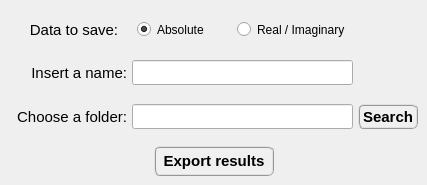
            <widget class="QWidget" name="tab_3">
             <attribute name="title">
              <string>Export</string>
             </attribute>
             <widget class="QWidget" name="horizontalLayoutWidget">
              <property name="geometry">
               <rect>
                <x>133</x>
                <y>16</y>
                <width>249</width>
                <height>27</height>
               </rect>
              </property>
              <layout class="QHBoxLayout" name="horizontalLayout">
               <item>
                <widget class="QRadioButton" name="radioButton_Absolute">
                 <property name="minimumSize">
                  <size>
                   <width>90</width>
                   <height>25</height>
                  </size>
                 </property>
                 <property name="maximumSize">
                  <size>
                   <width>90</width>
                   <height>25</height>
                  </size>
                 </property>
                 <property name="font">
                  <font>
                   <family>MS Shell Dlg 2</family>
                   <weight>50</weight>
                   <italic>false</italic>
                   <bold>false</bold>
                  </font>
                 </property>
                 <property name="text">
                  <string>Absolute</string>
                 </property>
                 <property name="checked">
                  <bool>true</bool>
                 </property>
                </widget>
               </item>
               <item>
                <widget class="QRadioButton" name="radioButton_Real_Imaginary">
                 <property name="minimumSize">
                  <size>
                   <width>140</width>
                   <height>25</height>
                  </size>
                 </property>
                 <property name="maximumSize">
                  <size>
                   <width>140</width>
                   <height>25</height>
                  </size>
                 </property>
                 <property name="font">
                  <font>
                   <family>MS Shell Dlg 2</family>
                   <weight>50</weight>
                   <italic>false</italic>
                   <bold>false</bold>
                  </font>
                 </property>
                 <property name="text">
                  <string>Real / Imaginary</string>
                 </property>
                 <property name="checked">
                  <bool>false</bool>
                 </property>
                </widget>
               </item>
              </layout>
             </widget>
             <widget class="QPushButton" name="pushButton_ExportResults">
              <property name="geometry">
               <rect>
                <x>154</x>
                <y>146</y>
                <width>120</width>
                <height>30</height>
               </rect>
              </property>
              <property name="minimumSize">
               <size>
                <width>120</width>
                <height>30</height>
               </size>
              </property>
              <property name="maximumSize">
               <size>
                <width>120</width>
                <height>30</height>
               </size>
              </property>
              <property name="font">
               <font>
                <family>MS Shell Dlg 2</family>
                <pointsize>11</pointsize>
                <weight>75</weight>
                <italic>false</italic>
                <bold>true</bold>
               </font>
              </property>
              <property name="styleSheet">
               <string notr="true">QPushButton{border-radius: 6px; border-color: rgb(150, 150, 150); border-style: ridge; border-width: 2px; color: rgb(0, 0, 0); background-color: rgb(240, 240, 240); font: 75 bold 11pt &quot;MS Shell Dlg 2&quot;}
QPushButton:hover{border-radius: 6px; border-color: rgb(0, 170, 255); border-style: ridge; border-width: 2px; color: rgb(0, 0, 0); background-color: rgba(174, 213, 255, 100); font: 75 bold 11pt &quot;MS Shell Dlg 2&quot;}
QPushButton:pressed{border-radius: 6px; border-color: rgb(0, 170, 255); border-style: ridge; border-width: 3px; color: rgb(0, 0, 0); background-color: rgb(174, 213, 255); font: 75 bold 11pt &quot;MS Shell Dlg 2&quot;}</string>
              </property>
              <property name="text">
               <string>Export results</string>
              </property>
             </widget>
             <widget class="QLabel" name="label_5">
              <property name="geometry">
               <rect>
                <x>2</x>
                <y>104</y>
                <width>125</width>
                <height>25</height>
               </rect>
              </property>
              <property name="minimumSize">
               <size>
                <width>125</width>
                <height>25</height>
               </size>
              </property>
              <property name="maximumSize">
               <size>
                <width>125</width>
                <height>25</height>
               </size>
              </property>
              <property name="font">
               <font>
                <family>MS Shell Dlg 2</family>
                <pointsize>11</pointsize>
                <weight>50</weight>
                <italic>false</italic>
                <bold>false</bold>
               </font>
              </property>
              <property name="text">
               <string>Choose a folder:</string>
              </property>
              <property name="alignment">
               <set>Qt::AlignRight|Qt::AlignTrailing|Qt::AlignVCenter</set>
              </property>
             </widget>
             <widget class="QLineEdit" name="lineEdit_SaveResultsPath">
              <property name="geometry">
               <rect>
                <x>132</x>
                <y>104</y>
                <width>221</width>
                <height>25</height>
               </rect>
              </property>
              <property name="minimumSize">
               <size>
                <width>0</width>
                <height>25</height>
               </size>
              </property>
              <property name="maximumSize">
               <size>
                <width>16777215</width>
                <height>25</height>
               </size>
              </property>
              <property name="font">
               <font>
                <family>MS Shell Dlg 2</family>
                <pointsize>9</pointsize>
                <weight>50</weight>
                <italic>false</italic>
                <bold>false</bold>
               </font>
              </property>
              <property name="layoutDirection">
               <enum>Qt::LeftToRight</enum>
              </property>
              <property name="alignment">
               <set>Qt::AlignCenter</set>
              </property>
             </widget>
             <widget class="QPushButton" name="pushButton_ChooseFolderExport">
              <property name="geometry">
               <rect>
                <x>358</x>
                <y>104</y>
                <width>60</width>
                <height>25</height>
               </rect>
              </property>
              <property name="minimumSize">
               <size>
                <width>60</width>
                <height>25</height>
               </size>
              </property>
              <property name="maximumSize">
               <size>
                <width>60</width>
                <height>25</height>
               </size>
              </property>
              <property name="font">
               <font>
                <family>MS Shell Dlg 2</family>
                <pointsize>11</pointsize>
                <weight>75</weight>
                <italic>false</italic>
                <bold>true</bold>
               </font>
              </property>
              <property name="styleSheet">
               <string notr="true">QPushButton{border-radius: 6px; border-color: rgb(150, 150, 150); border-style: ridge; border-width: 2px; color: rgb(0, 0, 0); background-color: rgb(240, 240, 240); font: 75 bold 11pt &quot;MS Shell Dlg 2&quot;}
QPushButton:hover{border-radius: 6px; border-color: rgb(0, 170, 255); border-style: ridge; border-width: 2px; color: rgb(0, 0, 0); background-color: rgba(174, 213, 255, 100); font: 75 bold 11pt &quot;MS Shell Dlg 2&quot;}
QPushButton:pressed{border-radius: 6px; border-color: rgb(0, 170, 255); border-style: ridge; border-width: 3px; color: rgb(0, 0, 0); background-color: rgb(174, 213, 255); font: 75 bold 11pt &quot;MS Shell Dlg 2&quot;}</string>
              </property>
              <property name="text">
               <string>Search</string>
              </property>
             </widget>
             <widget class="QLineEdit" name="lineEdit_FileName">
              <property name="geometry">
               <rect>
                <x>132</x>
                <y>60</y>
                <width>221</width>
                <height>25</height>
               </rect>
              </property>
              <property name="minimumSize">
               <size>
                <width>0</width>
                <height>25</height>
               </size>
              </property>
              <property name="maximumSize">
               <size>
                <width>16777215</width>
                <height>25</height>
               </size>
              </property>
              <property name="font">
               <font>
                <family>MS Shell Dlg 2</family>
                <pointsize>10</pointsize>
                <weight>75</weight>
                <italic>false</italic>
                <bold>true</bold>
               </font>
              </property>
              <property name="layoutDirection">
               <enum>Qt::LeftToRight</enum>
              </property>
              <property name="text">
               <string/>
              </property>
              <property name="alignment">
               <set>Qt::AlignCenter</set>
              </property>
             </widget>
             <widget class="QLabel" name="label_6">
              <property name="geometry">
               <rect>
                <x>2</x>
                <y>60</y>
                <width>125</width>
                <height>25</height>
               </rect>
              </property>
              <property name="minimumSize">
               <size>
                <width>125</width>
                <height>25</height>
               </size>
              </property>
              <property name="maximumSize">
               <size>
                <width>125</width>
                <height>25</height>
               </size>
              </property>
              <property name="font">
               <font>
                <family>MS Shell Dlg 2</family>
                <pointsize>11</pointsize>
                <weight>50</weight>
                <italic>false</italic>
                <bold>false</bold>
               </font>
              </property>
              <property name="text">
               <string>Insert a name:</string>
              </property>
              <property name="scaledContents">
               <bool>false</bool>
              </property>
              <property name="alignment">
               <set>Qt::AlignRight|Qt::AlignTrailing|Qt::AlignVCenter</set>
              </property>
             </widget>
             <widget class="QLabel" name="label_7">
              <property name="geometry">
               <rect>
                <x>24</x>
                <y>20</y>
                <width>100</width>
                <height>20</height>
               </rect>
              </property>
              <property name="minimumSize">
               <size>
                <width>100</width>
                <height>20</height>
               </size>
              </property>
              <property name="maximumSize">
               <size>
                <width>90</width>
                <height>20</height>
               </size>
              </property>
              <property name="font">
               <font>
                <family>MS Shell Dlg 2</family>
                <pointsize>11</pointsize>
                <weight>50</weight>
                <italic>false</italic>
                <bold>false</bold>
               </font>
              </property>
              <property name="text">
               <string>Data to save:</string>
              </property>
              <property name="scaledContents">
               <bool>false</bool>
              </property>
              <property name="alignment">
               <set>Qt::AlignCenter</set>
              </property>
             </widget>
            </widget>
